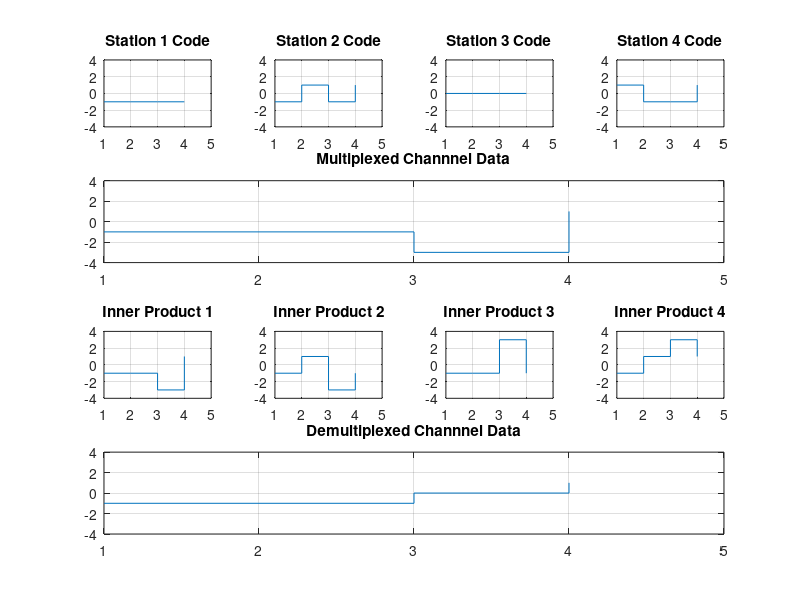

Reproduce this figure in MATLAB.
% CDMA Technique
clc
clear;
close all;
BitStream = [-1 -1 0 1];
XLimiter = [1 5];
YLimiter = [-4 4];

% Creating the Walsh Table
Walsh1 = 1;
Walsh2 = [Walsh1, Walsh1; Walsh1, -Walsh1];
Walsh4 = [Walsh2, Walsh2; Walsh2, -Walsh2];

Multiplexed_Data = zeros(1, 4);
Encrypted_Walsh_Table = zeros(4, 4);

for row = 1:4
    for col = 1:4
        Encrypted_Walsh_Table(row, col) = BitStream(row) * Walsh4(row, col);
        Multiplexed_Data(col) = Multiplexed_Data(col) + Encrypted_Walsh_Table(row, col);
    end
end

figure(1);
for Number = 1:4
    subplot(4, 4, Number);
    stairs(Encrypted_Walsh_Table(Number, :));
    str = sprintf("Station %d Code", Number);
    title(str);
    xlim(XLimiter);
    ylim(YLimiter);
    grid();
end

subplot(4, 4, 5:8);
stairs(Multiplexed_Data);
title("Multiplexed Channnel Data");
xlim(XLimiter)
ylim(YLimiter)
grid();

Demultiplexed_Data = zeros(1, 4);
Decrypted_Walsh_Table = zeros(4, 4);

for row = 1:4
    for col = 1:4
        Decrypted_Walsh_Table(row, col) = Multiplexed_Data(col) * Walsh4(row, col);
        Demultiplexed_Data(row) = Demultiplexed_Data(row) + Multiplexed_Data(col) * Walsh4(row, col);
    end
end
Demultiplexed_Data = Demultiplexed_Data / 4;

for Number = 1:4
    subplot(4, 4, Number+8);
    stairs(Decrypted_Walsh_Table(Number, :));
    str = sprintf("Inner Product %d", Number);
    title(str);
    xlim(XLimiter);
    ylim(YLimiter);
    grid();
end

subplot(4, 4, 13:16);
stairs(Demultiplexed_Data);
title("Demultiplexed Channnel Data");
xlim(XLimiter)
ylim(YLimiter)
grid();
